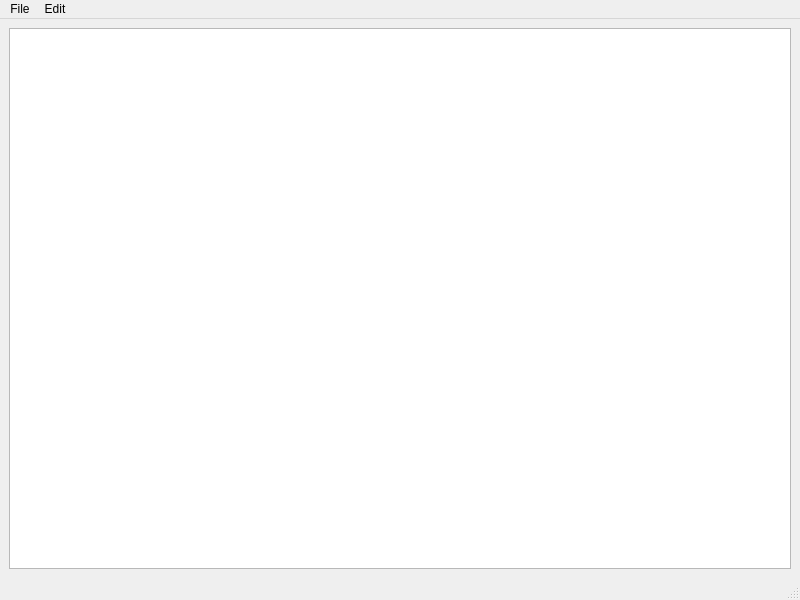
<?xml version="1.0" encoding="UTF-8"?>
<ui version="4.0">
 <class>mainwindow</class>
 <widget class="QMainWindow" name="mainwindow">
  <property name="geometry">
   <rect>
    <x>0</x>
    <y>0</y>
    <width>800</width>
    <height>600</height>
   </rect>
  </property>
  <property name="windowTitle">
   <string>mainwindow</string>
  </property>
  <widget class="QWidget" name="centralwidget">
   <layout class="QHBoxLayout" name="horizontalLayout">
    <item>
     <widget class="QTreeView" name="treeView"/>
    </item>
   </layout>
  </widget>
  <widget class="QMenuBar" name="menubar">
   <property name="geometry">
    <rect>
     <x>0</x>
     <y>0</y>
     <width>800</width>
     <height>33</height>
    </rect>
   </property>
   <widget class="QMenu" name="menuFile">
    <property name="title">
     <string>File</string>
    </property>
    <addaction name="actionOpen"/>
    <addaction name="actionSave"/>
   </widget>
   <widget class="QMenu" name="menuEdit">
    <property name="title">
     <string>Edit</string>
    </property>
    <addaction name="actionUndo"/>
    <addaction name="actionRedo"/>
    <addaction name="separator"/>
    <addaction name="actionInsertEmployer"/>
    <addaction name="actionInsertDepartment"/>
    <addaction name="separator"/>
    <addaction name="actionRemoveRow"/>
   </widget>
   <addaction name="menuFile"/>
   <addaction name="menuEdit"/>
  </widget>
  <widget class="QStatusBar" name="statusbar"/>
  <action name="actionOpen">
   <property name="text">
    <string>Open</string>
   </property>
  </action>
  <action name="actionSave">
   <property name="text">
    <string>Save</string>
   </property>
  </action>
  <action name="actionUndo">
   <property name="text">
    <string>Undo</string>
   </property>
  </action>
  <action name="actionRedo">
   <property name="text">
    <string>Redo</string>
   </property>
  </action>
  <action name="actionInsertEmployer">
   <property name="text">
    <string>Insert employer</string>
   </property>
  </action>
  <action name="actionInsertDepartment">
   <property name="text">
    <string>Insert department</string>
   </property>
  </action>
  <action name="actionRemoveRow">
   <property name="text">
    <string>Remove row</string>
   </property>
  </action>
 </widget>
 <resources/>
 <connections/>
</ui>
